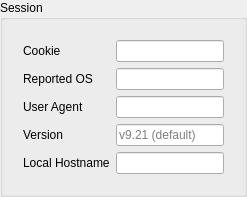
        <widget class="QGroupBox" name="session_box">
         <property name="title">
          <string>Session</string>
         </property>
         <layout class="QVBoxLayout" name="session_box_layout">
          <item>
           <widget class="QWidget" name="session_box_form_w" native="true">
            <layout class="QFormLayout" name="session_box_form">
             <item row="0" column="0">
              <widget class="QLabel" name="cookie_l">
               <property name="toolTip">
                <string>&lt;html&gt;&lt;head/&gt;&lt;body&gt;&lt;p&gt;Existing authentication session used to connect without first prompting for credentials. The accepted format depends on the flavor.&lt;/p&gt;&lt;/body&gt;&lt;/html&gt;</string>
               </property>
               <property name="text">
                <string>Cookie</string>
               </property>
               <property name="buddy">
                <cstring>cookie</cstring>
               </property>
              </widget>
             </item>
             <item row="0" column="1">
              <widget class="QLineEdit" name="cookie"/>
             </item>
             <item row="1" column="0">
              <widget class="QLabel" name="reported_os_l">
               <property name="toolTip">
                <string>&lt;html&gt;&lt;head/&gt;&lt;body&gt;&lt;p&gt;Operating system identity reported to the server. anyconnect, gp and pulse accept linux, linux-64, win, mac-intel, android and apple-ios. The system platform is used by default.&lt;/p&gt;&lt;/body&gt;&lt;/html&gt;</string>
               </property>
               <property name="text">
                <string>Reported OS</string>
               </property>
               <property name="buddy">
                <cstring>reported_os</cstring>
               </property>
              </widget>
             </item>
             <item row="1" column="1">
              <widget class="QLineEdit" name="reported_os"/>
             </item>
             <item row="2" column="0">
              <widget class="QLabel" name="user_agent_l">
               <property name="toolTip">
                <string>&lt;html&gt;&lt;head/&gt;&lt;body&gt;&lt;p&gt;User agent reported to the server. The default is flavor specific.&lt;/p&gt;&lt;/body&gt;&lt;/html&gt;</string>
               </property>
               <property name="text">
                <string>User Agent</string>
               </property>
               <property name="buddy">
                <cstring>user_agent</cstring>
               </property>
              </widget>
             </item>
             <item row="2" column="1">
              <widget class="QLineEdit" name="user_agent"/>
             </item>
             <item row="3" column="0">
              <widget class="QLabel" name="version_l">
               <property name="toolTip">
                <string>&lt;html&gt;&lt;head/&gt;&lt;body&gt;&lt;p&gt;Client version reported separately from the user agent. Currently used by AnyConnect XML authentication.&lt;/p&gt;&lt;/body&gt;&lt;/html&gt;</string>
               </property>
               <property name="text">
                <string>Version</string>
               </property>
               <property name="buddy">
                <cstring>version</cstring>
               </property>
              </widget>
             </item>
             <item row="3" column="1">
              <widget class="QLineEdit" name="version">
               <property name="placeholderText">
                <string>v9.21 (default)</string>
               </property>
              </widget>
             </item>
             <item row="4" column="0">
              <widget class="QLabel" name="local_hostname_l">
               <property name="toolTip">
                <string>&lt;html&gt;&lt;head/&gt;&lt;body&gt;&lt;p&gt;Local hostname reported to the server. The system hostname is used by default.&lt;/p&gt;&lt;/body&gt;&lt;/html&gt;</string>
               </property>
               <property name="text">
                <string>Local Hostname</string>
               </property>
               <property name="buddy">
                <cstring>local_hostname</cstring>
               </property>
              </widget>
             </item>
             <item row="4" column="1">
              <widget class="QLineEdit" name="local_hostname"/>
             </item>
            </layout>
           </widget>
          </item>
         </layout>
        </widget>
